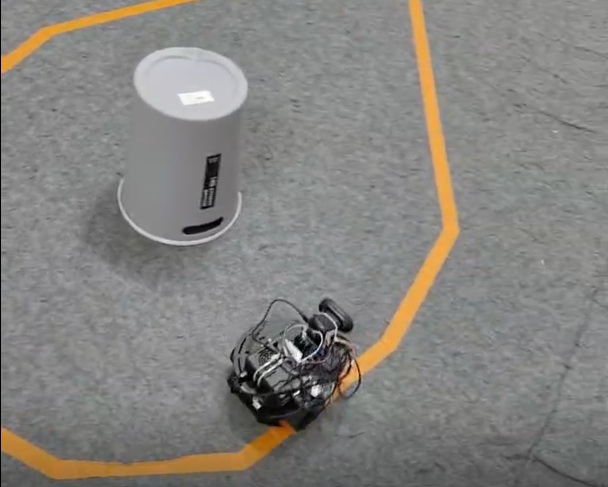
#> input picture Electronic-Systems/8字实验报告/img.png, 608 x 487 px, given in place of the camera
$ python code.py
#> lines starting #> are read from the running program, lines starting #| are printed output that depends on the picture; after the words box and inside, x2 and y2 are one past the last pixel; in counts of white or black regions, pixels touching at a corner belong together
# coding:utf-8
import RPi.GPIO as GPIO
import time
import cv2
import numpy as np
#前期准备部分

#限制较大值
def sign(x):
    if x > 0:
        return 1.0
    else:
        return -1.0

# 定义引脚
EA, I2, I1, EB, I4, I3 = (13, 19, 26, 16, 20, 21)
FREQUENCY = 50

# 设置GPIO口
GPIO.setmode(GPIO.BCM)

# 设置GPIO口为输出
GPIO.setup([EA, I2, I1, EB, I4, I3], GPIO.OUT)
GPIO.output([EA, I2, EB, I3], GPIO.LOW)
GPIO.output([I1, I4], GPIO.HIGH)

pwma = GPIO.PWM(EA, FREQUENCY)
pwmb = GPIO.PWM(EB, FREQUENCY)

# pwm波初始化
pwma.start(0)
pwmb.start(0)

# center定义
center_now = 320

# 打开摄像头，图像尺寸640*480（长*高），opencv存储值为480*640（行*列）
cap = cv2.VideoCapture(0)

# PID 定义和初始化三个error和adjust数据
error = [0.0] * 3
adjust = [0.0] * 3

# PID 参数配置、目标值、左右轮基准占空比和占空比偏差范围（根据实际情况调整）
kp = 1.5
ki = 0.4 #yuanlai 0.4
kd = 1.4 #yuanlai 1.4
target = 320
lspeed = 100
rspeed = 100
control = 70
ret, frame = cap.read()
#> frame is the input picture: shape (487, 608, 3); mean B, G, R 127.3, 131.3, 133.4

#前期准备完毕，节省时间
print("准备完毕！按下Enter启动！")
input()

try:
    while True:
        ret, frame = cap.read()
        # RGB图像转换到YCrCb空间
        YCrCb_orange = cv2.cvtColor(frame,cv2.COLOR_BGR2YCrCb)
#> YCrCb_orange: shape (487, 608, 3); mean of channels 0, 1, 2 131.5, 129.4, 125.7
        # 提取Cr通道并高斯去噪，（3,3）表示高斯核大小
        Cr_orange = cv2.GaussianBlur(YCrCb_orange[:,:,1],(3,3),0)
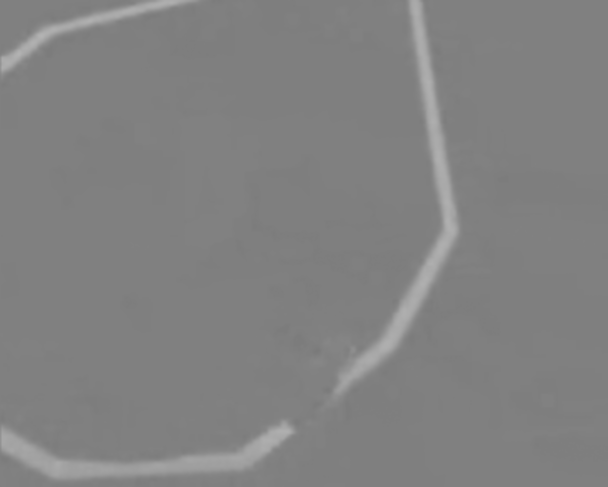
#> Cr_orange: shape (487, 608); min 122, max 179, mean 129.4
        # 二值化，130为阈值
        ret,dst = cv2.threshold(Cr_orange,130,255,cv2.THRESH_BINARY)
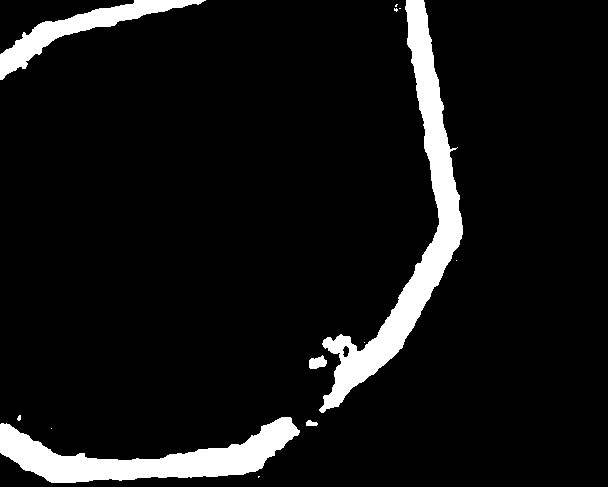
#> dst: shape (487, 608); 7.8% white; 13 white regions (8 under 20 px), largest, box (x1, y1, x2, y2) and area: (319, 0, 463, 413) 11230, (0, 417, 300, 483) 8089, (0, 0, 206, 80) 3562, (309, 355, 327, 369) 176, (306, 420, 318, 426) 54

        cv2.imshow("display", dst)

        # 单看第400行的像素值s
        color = dst[400]
#> color = 608 values, max 255 at index 324, min 0 at index 0, mean 7.97
        # 找到black色的像素点个数
        black_count = np.sum(color == 255)
#> black_count = 19

        # 防止black_count=0的报错
        if black_count == 0:
            continue
        else:
            black_index = np.where(color == 255)
        # 找到黑色像素的中心点位置
        center_now = (black_index[0][black_count - 1] + black_index[0][0]) / 2
#> center_now = 333

        # 计算出center_now与标准中心点的偏移量
        direction = center_now - 320
#> direction = 13

        if direction > 90:
            control=85 #yuanlai 85
        elif direction < -90:
            control=85 #yuanlai 85
        else:
            control=40 #yuanlai 50

        #print("偏差值：", direction)

        # 更新PID误差
        error[0] = error[1]
        error[1] = error[2]
        error[2] = center_now - target

        # 更新PID输出（增量式PID表达式）
        adjust[0] = adjust[1]
        adjust[1] = adjust[2]
        adjust[2] = adjust[1] \
                    + kp * (error[2] - error[1]) \
                    + ki * error[2] \
                    + kd * (error[2] - 2 * error[1] + error[0]);
        #print(adjust[2])

        # 饱和输出限制在control绝对值之内
        if abs(adjust[2]) > control:
            adjust[2] = sign(adjust[2]) * control
        # print(adjust[2])

        # 执行PID

        # 右转
        if adjust[2] > 20:
            #print(f"{lspeed},{rspeed},{adjust}")
            pwma.ChangeDutyCycle(rspeed - adjust[2])
            pwmb.ChangeDutyCycle(lspeed)

        # 左转
        elif adjust[2] < -20:
            pwma.ChangeDutyCycle(rspeed)
            pwmb.ChangeDutyCycle(lspeed + adjust[2] ) #yuanlaimeiyou

        else:
            pwma.ChangeDutyCycle(rspeed)
            pwmb.ChangeDutyCycle(lspeed)

        if cv2.waitKey(1) & 0xFF == ord('q'):
#> (key q is pressed here)
            break
except KeyboardInterrupt:
    print("结束！")
    pass
# 释放清理

cap.release()
cv2.destroyAllWindows()
pwma.stop()
#> (this line was passed over: RPi is not available in this run)
pwmb.stop()
#> (this line was passed over: RPi is not available in this run)
GPIO.cleanup()

$ run again, on Electronic-Systems/8字实验报告/考试计时.jpg
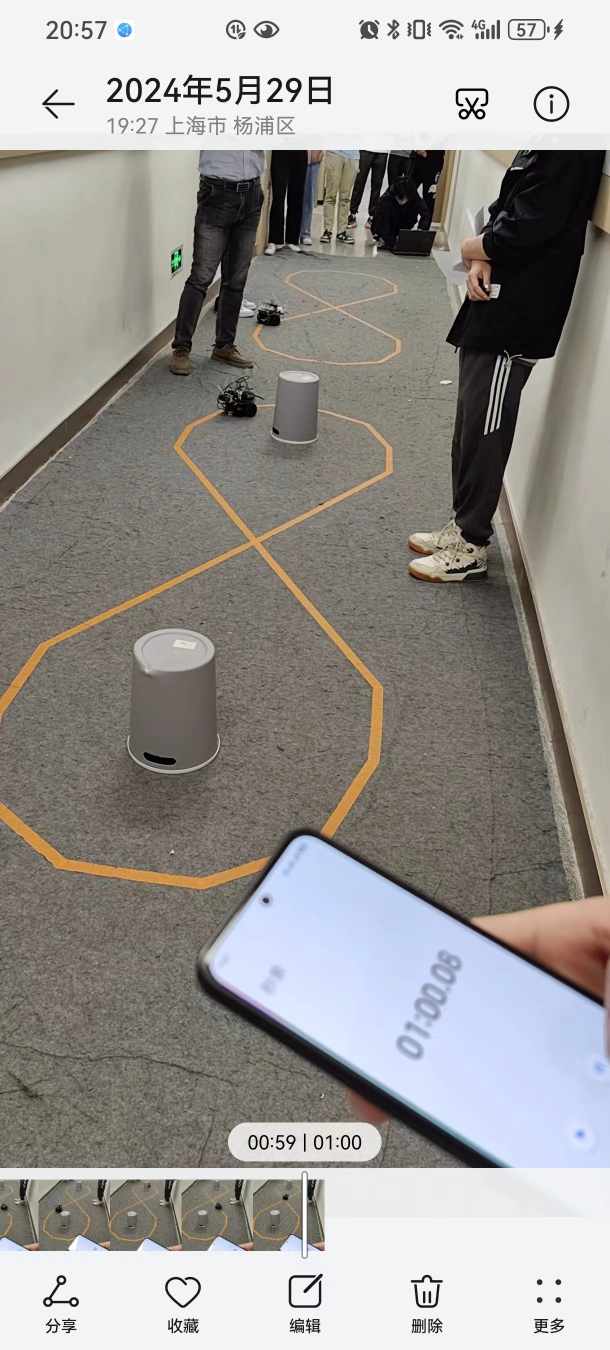
#> input picture Electronic-Systems/8字实验报告/考试计时.jpg, 1220 x 2700 px, given in place of the camera (shown at 1/2 size)
#> frame is the input picture: shape (2700, 1220, 3); mean B, G, R 146.3, 149.5, 152.2
#> YCrCb_orange: shape (2700, 1220, 3); mean of channels 0, 1, 2 149.9, 129.5, 125.9
#> `Cr_orange = cv2.GaussianBlur(YCrCb_orange[:,:,1],(3,3),0)`:
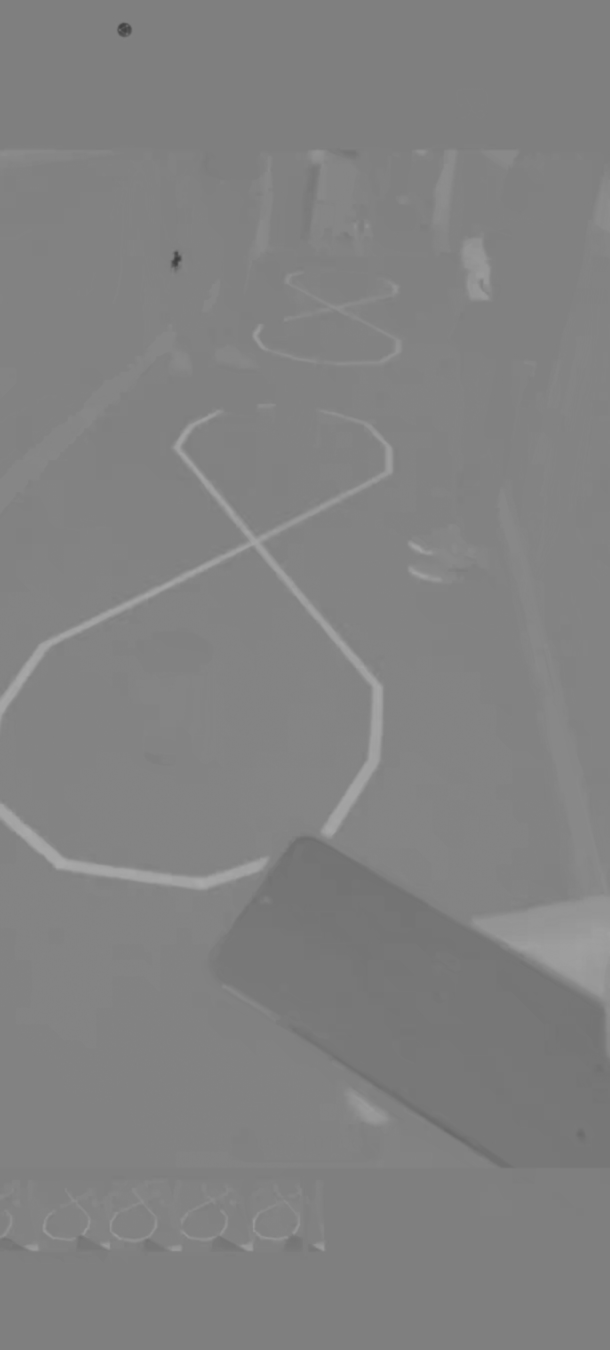
#> Cr_orange: shape (2700, 1220) (shown at 1/2 size); min 60, max 170, mean 129.5
#> `ret,dst = cv2.threshold(Cr_orange,130,255,cv2.THRESH_BINARY)`:
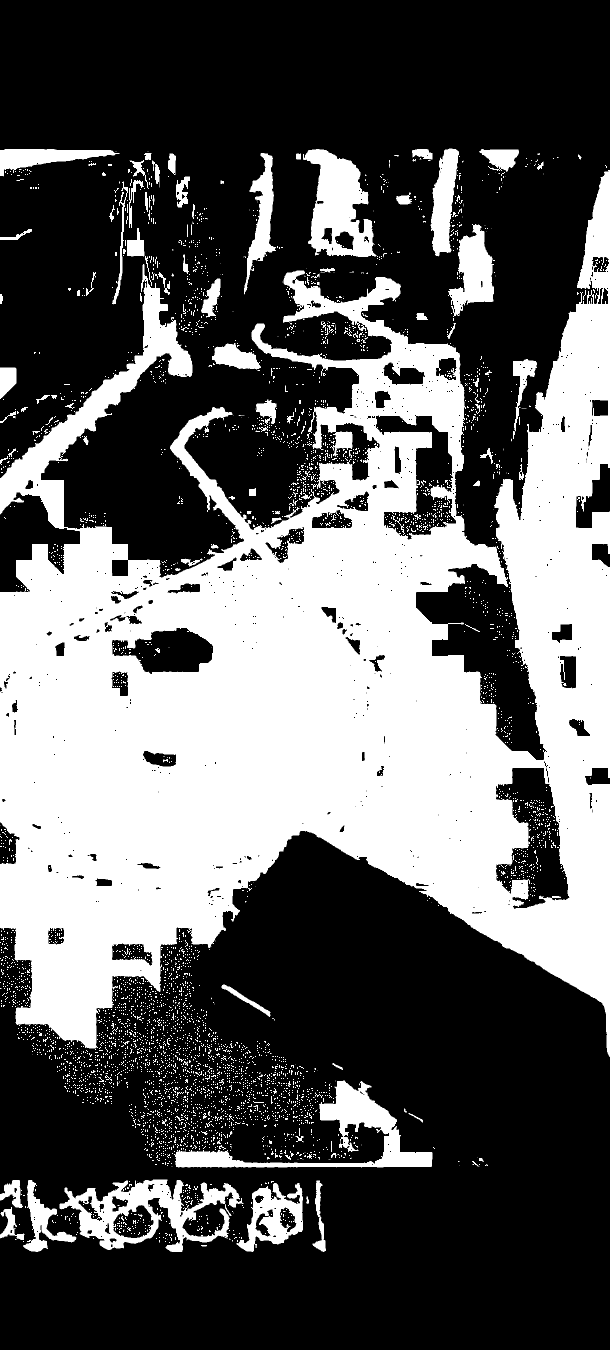
#> dst: shape (2700, 1220) (shown at 1/2 size); 36.8% white; 4418 white regions (3986 under 20 px), largest, box (x1, y1, x2, y2) and area: (0, 340, 1220, 2114) 1045416, (119, 2359, 487, 2504) 20716, (348, 2161, 865, 2335) 20045
#> color = 1220 values, max 255 at index 230, min 0 at index 0, mean 59.15
#> black_count = 283
#> center_now = 724.5
#> direction = 404.5
